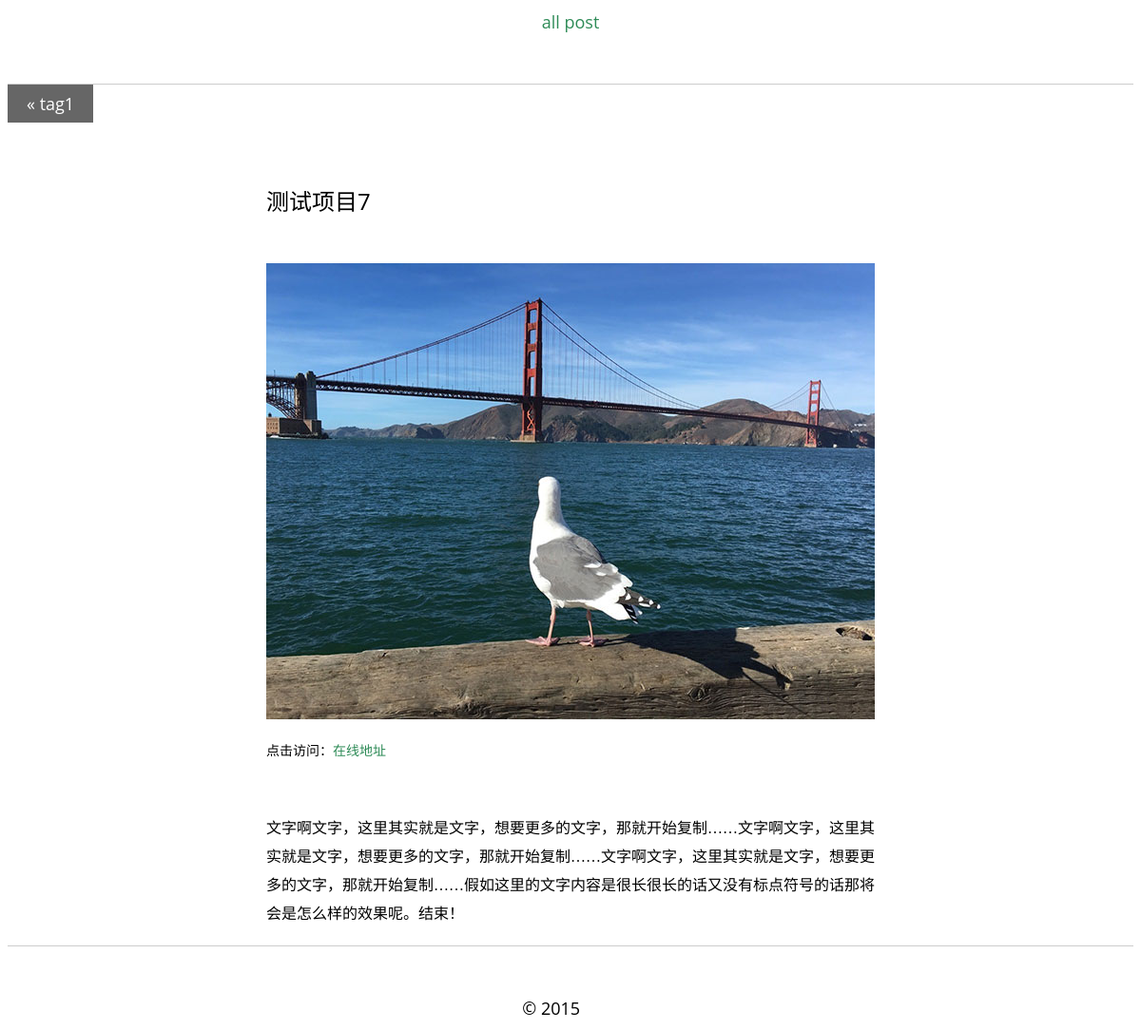
The page /case.php?case=42 on the database its author committed.
### tables this page shows
CREATE TABLE IF NOT EXISTS `cases` (
  `id` int(11) NOT NULL,
  `label` varchar(100) DEFAULT NULL,
  `cover` varchar(500) DEFAULT NULL,
  `pname` varchar(500) DEFAULT NULL,
  `purl` varchar(500) DEFAULT NULL,
  `pinfo` varchar(500) DEFAULT NULL,
  `pv` varchar(100) DEFAULT NULL,
  `pdesc` varchar(5000) DEFAULT NULL
);

CREATE TABLE IF NOT EXISTS `category` (
  `id` int(11) NOT NULL,
  `category` varchar(100) DEFAULT NULL,
  `label` varchar(500) DEFAULT NULL
);

### case.php (the view, shortened to what this page needs)
<?php
    include 'header-case.php';
    $caseId =  $_GET['case'];
    $queryCase = mysql_query("select * from cases WHERE id='$caseId'");
    while($row=mysql_fetch_array($queryCase)){
        $category = "${row["label"]}";
        $queryCategory = mysql_query("select * from category WHERE label='$category'");
        $row2=mysql_fetch_array($queryCategory);
        echo "<nav class='case'><a href='index.php?cat=$category'>&laquo; ${row2["category"]}</a></nav>";
        echo "<main><div class='item'>";
        echo "<dl><dt>${row["pname"]}</dt>";
        echo "<dd><img src='${row["cover"]}' alt='' /><dd>";
        echo "<dd class='goto'>点击访问：<a href='${row["purl"]}'>在线地址</a><dd>";
        echo "</dl>";
        echo "</div><div class='desc'>${row["pdesc"]}</div></div></main>";
    }
    include 'footer.php';
?>

### static/style.css (style rules this page uses)
body { font:18px/30px "PingFang SC", "Source Han Sans CN", "Lantinghei SC", "Open Sans", Arial, "Hiragino Sans GB", "Microsoft YaHei", "微软雅黑", "STHeiti", "WenQuanYi Micro Hei", SimSun, sans-serif; }
a { color: #2E8B57; text-decoration: none; }
nav { text-align: center; padding:0 0 50px; }
nav.case { text-align: left; }
nav.case a { display: inline-block; background-color: #666; color:#fff; padding: 5px 20px; }
main .item { width: 640px; margin: 0 auto 50px; }
main .item dt { font-size: 24px; margin-bottom: 50px; }
main .item dd { margin: 0; }
main .item .goto { font-size: 14px; margin-top: 10px; }
.desc { width: 640px; margin: 0 auto; }

### rows shown on the page
cases: category.category "tag1", pname "测试项目7", cover (picture), pdesc "文字啊文字，这里其实就是文字，想要更多的文字，那就开始复制……文字啊文字，这里其实就是文字，想要更多的文字，那就开始复制……文字啊文字，这里其实就是文字，想要更多的文字，那就开始复制……假如这里的文字内容是很长很长的话又没有标点符号的话那将会是怎么样的效果呢。结束！"
